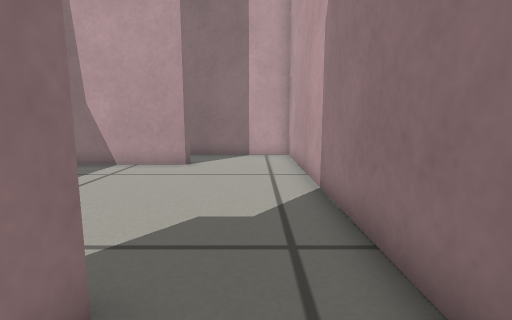
view 1 (above)

12 first-person views from a walk through a robot-simulator world made for Gazebo. The camera is 0.33 m above the floor, tilts 8° down and sees 85° across. The floor is counted in squares, 0.2 m on a side. Each view is taken from the middle of a square. On the plan, view 1 faces up. The plan holds only what a view shows up to about 15 squares ahead; the rest is blank.

view 2
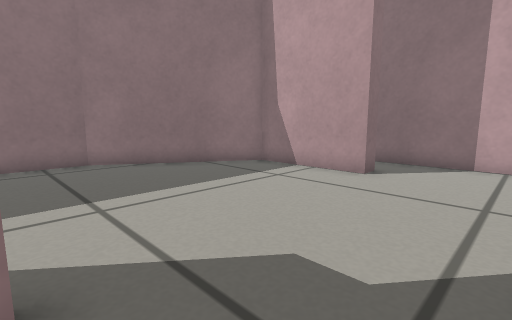

view 3
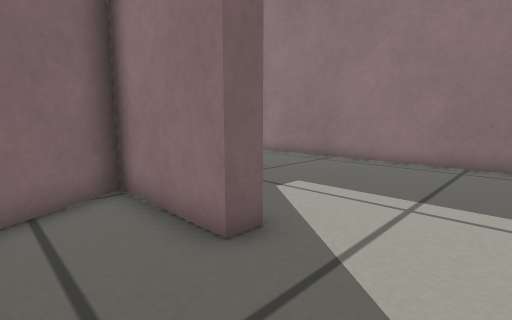

view 4
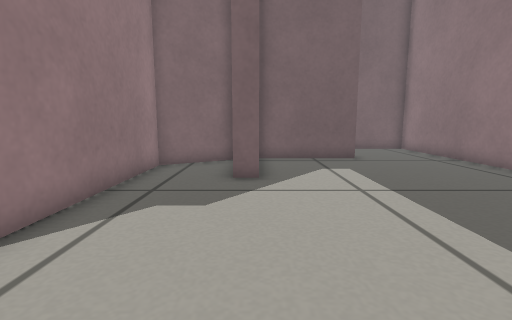

view 5
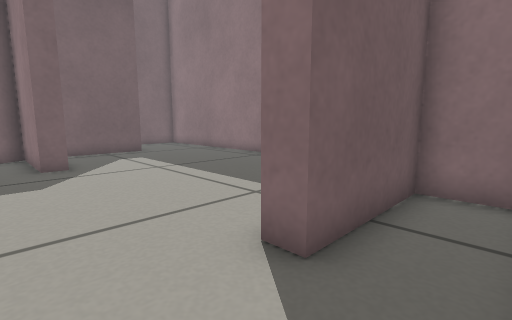

view 6
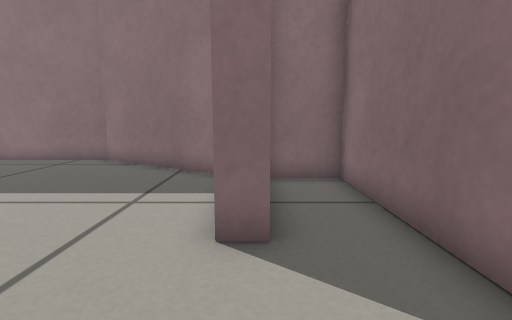

view 7
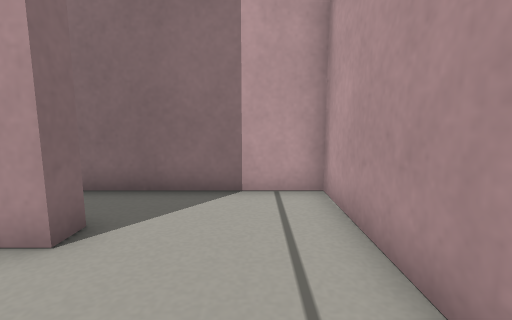

view 8
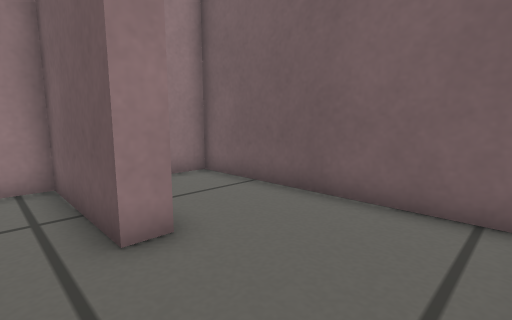

view 9
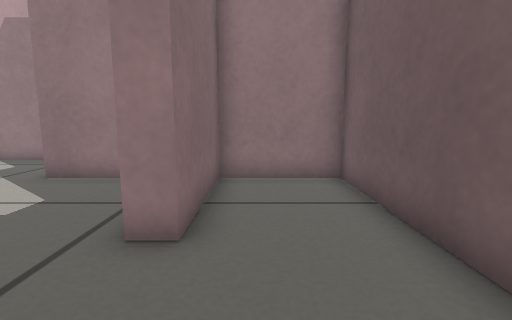

view 10
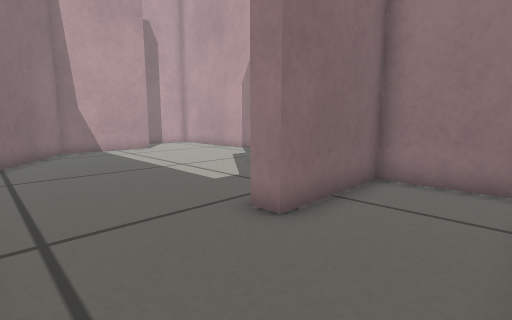

view 11
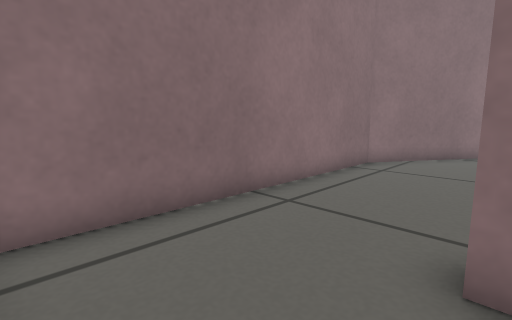

view 12
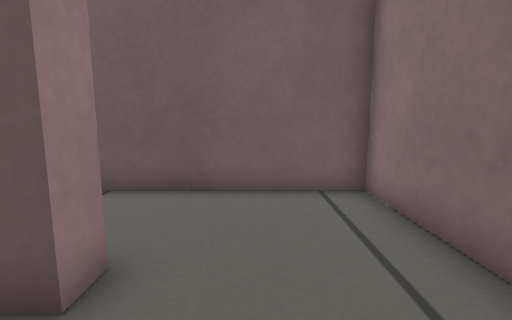

### Floor plan
Points are (right, up) in squares from view 1. A wall is a line through its corners. A room is listed if a view was taken in it or the views show most of it. See-through windows are left out.
Room 1 (views 1, 2, 3, 4, 7, 8, 12)
walls: (-2.7, 10.4) (-7.1, 10.4) (-10.6, 4.8) (-10.6, -3.4); (-6.3, -2.9) (-6.3, -2.2) (-2.1, -2.2) (-2.1, 2.1) (-1.3, 2.1) (-1.3, -1.9) (1.6, -0.2) (1.6, 10.4)
ways out: opening at (-0.5, 11) to room 2; opening at (-8.5, -2.5) to room 3
Room 2 (views 5, 6)
walls: (1.6, 10.4) (1.6, 13.4) (-6.9, 13.4) (-6.9, 11.2) (-2.7, 11.2) (-2.7, 10.4)
ways out: opening at (-0.5, 11) to room 1
Room 3 (views 9, 10, 11)
walls: (-10.6, -3.4) (-10.6, -6.4) (-2.1, -6.4) (-2.1, -2.9) (-6.3, -2.9)
ways out: opening at (-8.5, -2.5) to room 1

Where each view was taken, in squares from view 1:
view 1: 0 up, 0 right, facing up
view 2: 2 up, 1 right, facing up-left
view 3: 5 up, 1 right, facing down-left
view 4: 10 up, 2 left, facing down
view 5: 13 up, 0 right, facing down-left
view 6: 11 up, 1 right, facing left
view 7: 7 up, 0 right, facing up
view 8: 1 down, 10 left, facing down-right
view 9: 4 down, 10 left, facing right
view 10: 6 down, 10 left, facing up-right
view 11: 6 down, 6 left, facing up-left
view 12: 0 up, 8 left, facing down
